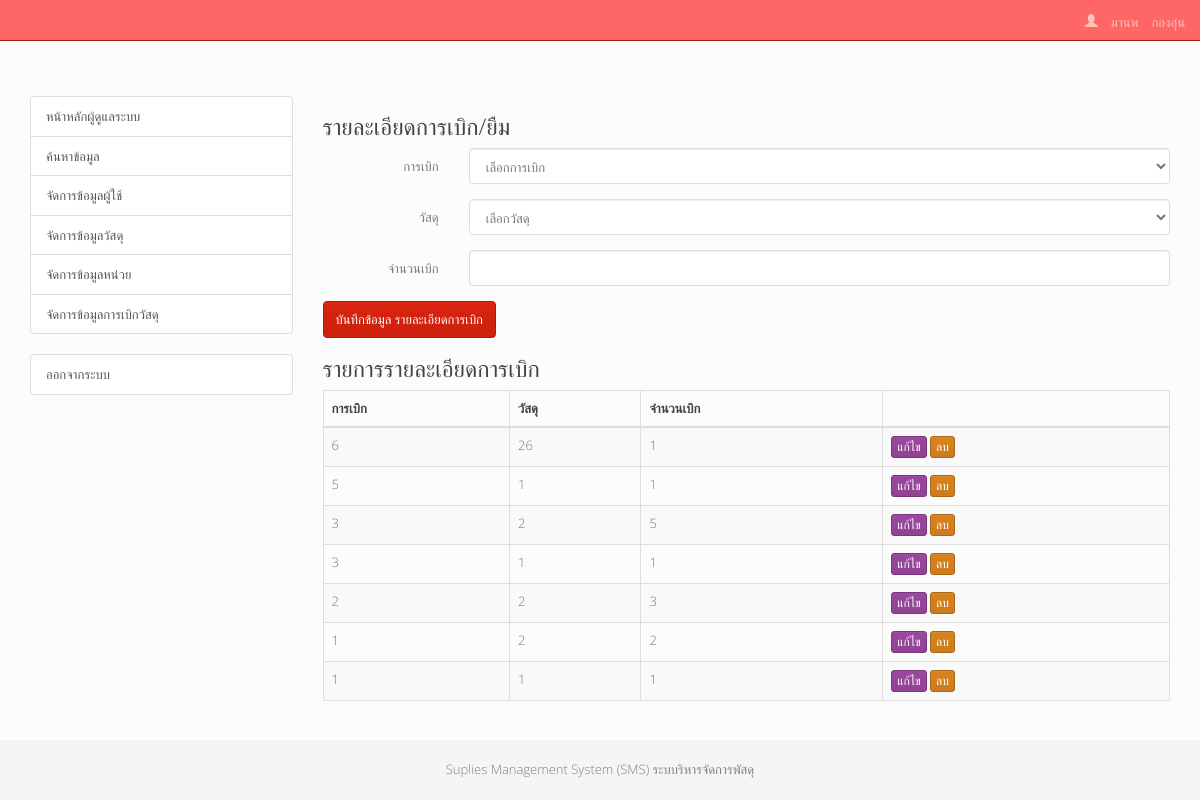
Screenshot of /admin_widen_detail.php (signed in) with the database file from the repository.
### tables this page shows
CREATE TABLE IF NOT EXISTS `widen_detail` (
  `id` int(11) NOT NULL AUTO_INCREMENT,
  `widen_id` int(11) NOT NULL COMMENT 'การเบิก/ยืม',
  `item_id` int(11) NOT NULL COMMENT 'วัสดุ/พัสดุ',
  `widen_amount` int(11) NOT NULL COMMENT 'จำนวนเบิก/ยืม',
  PRIMARY KEY (`id`),
  KEY `fk_widen_detail_widen1_idx` (`widen_id`),
  KEY `fk_widen_detail_item1_idx` (`item_id`)
);

### admin_widen_detail.php (the view, shortened to what this page needs)
<?php
include 'html_head.php';
include 'dbcon.php';
$widen_amount	= null;
$sql = "SELECT * FROM widen_detail ORDER BY id DESC";
$result = $con->prepare($sql);
$result->execute();
?>
<div class="row">
<div class="col-md-12">
<h3>รายละเอียดการเบิก/ยืม</h3>
<form method="post" action="<?php echo $_SERVER['PHP_SELF'];?>" class="form-horizontal">
    <div class="form-group">
        <label class="control-label col-md-2" for="w-widen_id">การเบิก</label>
        <div class="col-md-10">
            <select name="w[widen_id]" class="form-control" id="w-widen_id">
                        <option>เลือกการเบิก</option>
                    </select>
        </div>
    </div>
    <div class="form-group">
        <label class="control-label col-md-2" for="w-item_id">วัสดุ</label>
        <div class="col-md-10">
            <select name="w[item_id]" class="form-control" id="w-item_id">
                        <option>เลือกวัสดุ</option>
                    </select>
        </div>
    </div>
    <div class="form-group">
        <label class="control-label col-md-2" for="w-widen_amount">จำนวนเบิก</label>
        <div class="col-md-10">
            <input id="w-widen_amount" class="form-control" type="text" name="w[widen_amount]" value="<?php echo $widen_amount;?>" required="required">
        </div>
    </div>
        <input type="submit" value="บันทึกข้อมูล รายละเอียดการเบิก" class="btn btn-primary">
</form>
</div>
<div class="col-md-12">
<h3>รายการรายละเอียดการเบิก</h3>
<div class="table-responsive">
<table class="table table-bordered table-hover table-striped">
    <thead>
        <tr>
    		<th>การเบิก</th>
			<th>วัสดุ</th>
			<th>จำนวนเบิก</th>
            <th></th>
        </tr>
    </thead>
    <tbody>
    <?php while($rs=$result->fetch()){?>
        <tr>
    		<td><?php echo $rs['widen_id'];?></td>
			<td><?php echo $rs['item_id'];?></td>
			<td><?php echo $rs['widen_amount'];?></td>
            <td>
                <a href="<?php echo $_SERVER['PHP_SELF'];?>?action=edit&id=<?php echo $rs['id'];?>" class="btn btn-xs btn-warning">แก้ไข</a>
                <a href="<?php echo $_SERVER['PHP_SELF'];?>?action=delete&id=<?php echo $rs['id'];?>" class="btn btn-xs btn-danger" onclick="return confirm('แน่ใจนะว่าต้องการลบ?');">ลบ</a>
            </td>
        </tr>
    <?php }?>
    </tbody>
</table>
</div>
</div>
</div>
<?php
include 'html_foot.php';
?>

### assets/css/style.css (style rules this page uses)
html { position: relative; min-height: 100%; }
body { padding-top: 8%; margin-bottom: AUTO; }

### rows the page displays
widen_detail: widen "6", item "26", widen_amount "1"
widen_detail: widen "5", item "1", widen_amount "1"
widen_detail: widen "3", item "2", widen_amount "5"
widen_detail: widen "3", item "1", widen_amount "1"
widen_detail: widen "2", item "2", widen_amount "3"
widen_detail: widen "1", item "2", widen_amount "2"
widen_detail: widen "1", item "1", widen_amount "1"

### other values shown
$_SESSION['user']['firstname'] "มานพ"
$_SESSION['user']['lastname'] "กองอุ่น"
